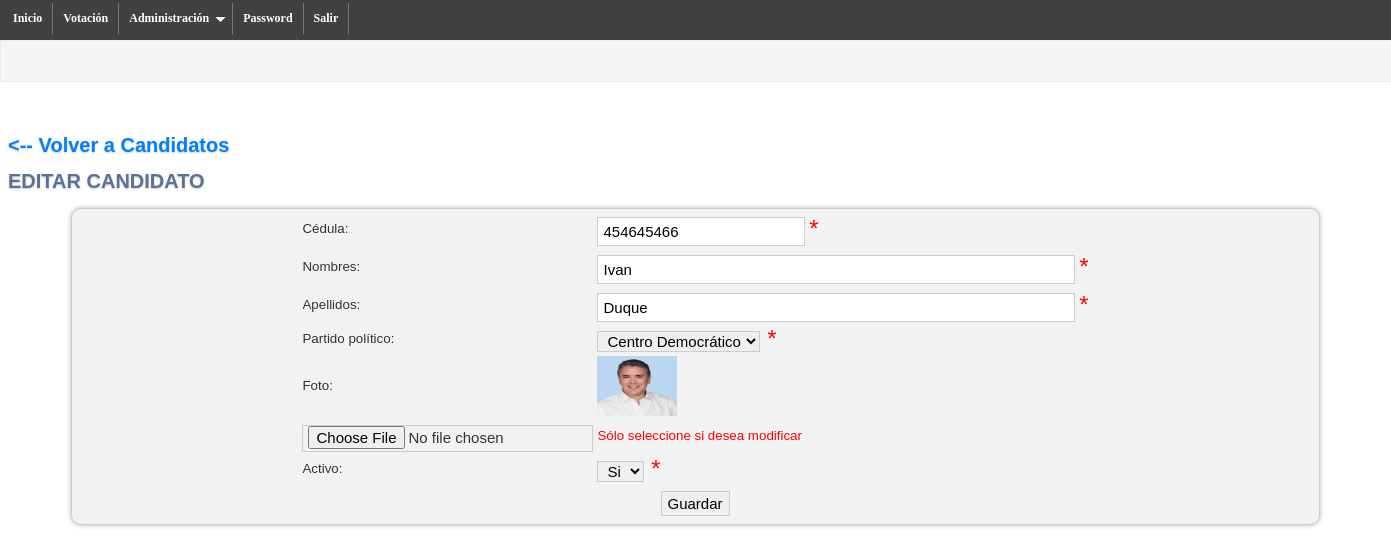
/candidatos2.php?idcandidato=1, run on the app's committed database.
### tables this page shows
CREATE TABLE IF NOT EXISTS `candidatos` (
  `id_candidato` int(10) NOT NULL AUTO_INCREMENT,
  `id_partido` int(2) NOT NULL,
  `cedula` int(10) NOT NULL,
  `nombres` varchar(50) NOT NULL,
  `apellidos` varchar(50) NOT NULL,
  `foto` varchar(100) NOT NULL,
  `activo` int(1) NOT NULL DEFAULT '1',
  `fecha_ingreso` date NOT NULL,
  `fecha_update` date DEFAULT NULL,
  PRIMARY KEY (`id_candidato`),
  UNIQUE KEY `cedula` (`cedula`),
  KEY `id_partido` (`id_partido`)
);

### adodb/adodb.inc.php (called while the page is built, shortened)
<?php
if (!defined('_ADODB_LAYER')) {
	GLOBAL
		$ADODB_vers,
		$ADODB_COUNTRECS,
		$ADODB_CACHE_DIR,
		$ADODB_CACHE,
		$ADODB_CACHE_CLASS,
		$ADODB_EXTENSION,
		$ADODB_COMPAT_FETCH,
		$ADODB_FETCH_MODE,
		$ADODB_GETONE_EOF,
		$ADODB_QUOTE_FIELDNAMES;
	function ADODB_str_replace($src, $dest, $data) {
		if (ADODB_PHPVER >= 0x4050) {
			return str_replace($src,$dest,$data);
		}
		return $data;
	}
	function ADODB_Setup() {
	GLOBAL
		$ADODB_vers,
		$ADODB_COUNTRECS,
		$ADODB_CACHE_DIR,
		$ADODB_FETCH_MODE,
		$ADODB_CACHE,
		$ADODB_CACHE_CLASS,
		$ADODB_FORCE_TYPE,
		$ADODB_GETONE_EOF,
		$ADODB_QUOTE_FIELDNAMES;
		$ADODB_FETCH_MODE = ADODB_FETCH_DEFAULT;
		if (!isset($ADODB_COUNTRECS)) {
			$ADODB_COUNTRECS = true;
		}
	}
	abstract class ADOConnection {
	var $debug = false;
	var $true = '1';
	var $false = '0';
	var $fetchMode=false;
	var $bulkBind = false;
	var $_queryID = false;
	var $_bindInputArray = false;
	function Execute($sql,$inputarr=false) {
		if ($inputarr !== false) {
			if (!is_array($inputarr)) {
				$inputarr = array($inputarr);
			}
			$element0 = reset($inputarr);
			$array_2d = $this->bulkBind && is_array($element0) && !is_object(reset($element0));
			unset($element0);
			if (!is_array($sql) && !$this->_bindInputArray) {
				$sqlarr = explode('?',$sql);
				$nparams = sizeof($sqlarr)-1;
				if (!$array_2d) {
					$inputarr = array($inputarr);
				} else {
					$countElements = array_map('count', $inputarr);
					if (1 != count(array_unique($countElements))) {
						$this->outp_throw(
							"[bulk execute] Input array has different number of params  [" . print_r($countElements, true) .  "].",
							'Execute'
						);
						return false;
					}
					unset($countElements);
				}
				$element0 = reset($inputarr);
				if ($nparams != count($element0)) {
					$this->outp_throw(
						"Input array has " . count($element0) .
						" params, does not match query: '" . htmlspecialchars($sql) . "'",
						'Execute'
					);
					return false;
				}
				unset($element0);
				foreach($inputarr as $arr) {
					$sql = ''; $i = 0;
					while(list(, $v) = each($arr)) {
						$sql .= $sqlarr[$i];
						$typ = gettype($v);
						if ($typ == 'string') {
							$sql .= $this->qstr($v);
						} else if ($typ == 'double') {
							$sql .= str_replace(',','.',$v);
						} else if ($typ == 'boolean') {
							$sql .= $v ? $this->true : $this->false;
						} else if ($typ == 'object') {
							if (method_exists($v, '__toString')) {
								$sql .= $this->qstr($v->__toString());
							} else {
								$sql .= $this->qstr((string) $v);
							}
						} else if ($v === null) {
							$sql .= 'NULL';
						} else {
							$sql .= $v;
						}
						$i += 1;
						if ($i == $nparams) {
							break;
						}
					}
					if (isset($sqlarr[$i])) {
						$sql .= $sqlarr[$i];
						if ($i+1 != sizeof($sqlarr)) {
							$this->outp_throw( "Input Array does not match ?: ".htmlspecialchars($sql),'Execute');
						}
					} else if ($i != sizeof($sqlarr)) {
						$this->outp_throw( "Input array does not match ?: ".htmlspecialchars($sql),'Execute');
					}
					$ret = $this->_Execute($sql);
					if (!$ret) {
						return $ret;
					}
				}
			} else {
				if ($array_2d) {
					if (is_string($sql)) {
						$stmt = $this->Prepare($sql);
					} else {
						$stmt = $sql;
					}
					foreach($inputarr as $arr) {
						$ret = $this->_Execute($stmt,$arr);
						if (!$ret) {
							return $ret;
						}
					}
				} else {
					$ret = $this->_Execute($sql,$inputarr);
				}
			}
		} else {
			$ret = $this->_Execute($sql,false);
		}
		return $ret;
	}
	function _Execute($sql,$inputarr=false) {
		if( is_string($sql) ) {
			$sql = ADODB_str_replace( '_ADODB_COUNT', '', $sql );
		}
		if ($this->debug) {
			global $ADODB_INCLUDED_LIB;
			if (empty($ADODB_INCLUDED_LIB)) {
				include(ADODB_DIR.'/adodb-lib.inc.php');
			}
			$this->_queryID = _adodb_debug_execute($this, $sql,$inputarr);
		} else {
			$this->_queryID = @$this->_query($sql,$inputarr);
		}
		$rs = new $rsclass($this->_queryID,$this->fetchMode);
		$rs->connection = $this;
		$rs->Init();
		if (is_array($sql)) {
			$rs->sql = $sql[0];
		} else {
			$rs->sql = $sql;
		}
		return $rs;
	}
}
	class ADORecordSet implements IteratorAggregate {
	var $fields = false;
	var $EOF = false;
	var $_numOfRows = -1;
	var $_numOfFields = -1;
	var $_currentRow = -1;
	var $_closed = false;
	function __construct($queryID) {
		$this->_queryID = $queryID;
	}
	function Init() {
		if ($this->_numOfRows != 0 && $this->_numOfFields && $this->_currentRow == -1) {
			$this->_currentRow = 0;
			if ($this->EOF = ($this->_fetch() === false)) {
				$this->_numOfRows = 0;
			}
		} else {
			$this->EOF = true;
		}
	}
	function GetArray($nRows = -1) {
		$results = array();
		$cnt = 0;
		while (!$this->EOF && $nRows != $cnt) {
			$results[] = $this->fields;
			$cnt++;
		}
		return $results;
	}
	function GetRows($nRows = -1) {
		$arr = $this->GetArray($nRows);
		return $arr;
	}
	protected function AssocCaseConvertFunction($case = ADODB_ASSOC_CASE) {
		switch($case) {
			case ADODB_ASSOC_CASE_NATIVE:
			default:
				return false;
		}
	}
	function Close() {
		if (!$this->_closed) {
			$this->_closed = true;
			return $this->_close();
		} else
			return true;
	}
	protected function _updatefields()
	{
		$fn_change_case = $this->AssocCaseConvertFunction();
		if(!$fn_change_case) {
			return;
		}
		$arr = array();
		$this->fields = $arr;
	}
}
	function ADOLoadCode($dbType) {
		$db = strtolower($dbType);
		switch ($db) {
			default:
				$class = $db; break;
		}
		$ADODB_LASTDB = $class;
		if (class_exists("ADODB_" . $class)) {
			return $class;
		}
		return false;
	}
	function NewADOConnection($db='') {
		$tmp = ADONewConnection($db);
		return $tmp;
	}
	function ADONewConnection($db='') {
		global $ADODB_NEWCONNECTION, $ADODB_LASTDB;
		$errorfn = (defined('ADODB_ERROR_HANDLER')) ? ADODB_ERROR_HANDLER : false;
		if(empty($obj)) {
			if (!isset($ADODB_LASTDB)) {
				$ADODB_LASTDB = '';
			}
			if ($db != $ADODB_LASTDB) {
				$db = ADOLoadCode($db);
			}
			$cls = 'ADODB_'.$db;
			$obj = new $cls();
		}
		return $obj;
	}
}

### include.inc.php (called while the page is built, shortened)
<?php
 include_once 'adodb/adodb.inc.php';
$db = newAdoConnection("mysqli");
?>

### adodb/drivers/adodb-mysqli.inc.php (called while the page is built, shortened)
<?php
if (! defined("_ADODB_MYSQLI_LAYER")) {
 global $ADODB_EXTENSION; $ADODB_EXTENSION = false;
class ADODB_mysqli extends ADOConnection {
	var $clientFlags = 0;
	var $port = 3306;
	var $socket = '';
	var $optionFlags = array(array(MYSQLI_READ_DEFAULT_GROUP,0));
	var $multiQuery = false;
	function _connect($argHostname = NULL,
				$argUsername = NULL,
				$argPassword = NULL,
				$argDatabasename = NULL, $persist=false)
	{
		$this->_connectionID = @mysqli_init();
		foreach($this->optionFlags as $arr) {
			mysqli_options($this->_connectionID,$arr[0],$arr[1]);
		}
		$ok = @mysqli_real_connect($this->_connectionID,
					$argHostname,
					$argUsername,
					$argPassword,
					$argDatabasename,
					(int)$this->port != 0 ? (int)$this->port : 3306,
					$this->socket,
					$this->clientFlags);
		if ($ok) {
			if ($argDatabasename)  return $this->SelectDB($argDatabasename);
			return true;
		} else {
			if ($this->debug) {
				ADOConnection::outp("Could not connect : "  . $this->ErrorMsg());
			}
			$this->_connectionID = null;
			return false;
		}
	}
	function SelectDB($dbName)
	{
		if ($this->_connectionID) {
			$result = @mysqli_select_db($this->_connectionID, $dbName);
			return $result;
		}
		return false;
	}
	function _query($sql, $inputarr)
	{
	global $ADODB_COUNTRECS;
		if ($this->multiQuery) {
			$rs = mysqli_multi_query($this->_connectionID, $sql.';');
			if ($rs) {
				$rs = ($ADODB_COUNTRECS) ? @mysqli_store_result( $this->_connectionID ) : @mysqli_use_result( $this->_connectionID );
				return $rs ? $rs : true;
			}
		} else {
			$rs = mysqli_query($this->_connectionID, $sql, $ADODB_COUNTRECS ? MYSQLI_STORE_RESULT : MYSQLI_USE_RESULT);
			if ($rs) return $rs;
		}
		return false;
	}
}
class ADORecordSet_mysqli extends ADORecordSet{
	function __construct($queryID, $mode = false)
	{
		if ($mode === false) {
			global $ADODB_FETCH_MODE;
			$mode = $ADODB_FETCH_MODE;
		}
		switch ($mode) {
			case ADODB_FETCH_DEFAULT:
			case ADODB_FETCH_BOTH:
			default:
				$this->fetchMode = MYSQLI_BOTH;
				break;
		}
	}
	function _initrs()
	{
	global $ADODB_COUNTRECS;
		$this->_numOfRows = $ADODB_COUNTRECS ? @mysqli_num_rows($this->_queryID) : -1;
		$this->_numOfFields = @mysqli_num_fields($this->_queryID);
	}
	function MoveNext()
	{
		$this->fields = @mysqli_fetch_array($this->_queryID,$this->fetchMode);
		if (is_array($this->fields)) {
			return true;
		}
		$this->EOF = true;
		return false;
	}
	function _fetch()
	{
		$this->fields = mysqli_fetch_array($this->_queryID,$this->fetchMode);
		return is_array($this->fields);
	}
	function _close()
	{
		$this->_queryID = false;
	}
}
}

### candidatos2.php (the view, shortened to what this page needs)
<?php
include("include.inc.php");
$idcandidato=$_REQUEST['idcandidato'];
function menu()
{
	include("menu.php");
}
function contenido()
{
	global $db,$ID,$idcandidato,$error;
	$sql1="SELECT id_candidato,id_partido,cedula,nombres,apellidos,foto,activo FROM candidatos WHERE id_candidato='$idcandidato' ";
  	$rs1=$db->execute($sql1)->getRows();
	if($rs1)
	{
		foreach ($rs1 as $linea)
		{
			$cedula=$linea['cedula'];
			$id_partido=$linea['id_partido'];
			$nombres=$linea['nombres'];
			$apellidos=$linea['apellidos'];
			$foto=$linea['foto'];
			$activo=$linea['activo'];
		}
	}
	else
		echo "<p align=center>No se encontraron resultados </p>";
	echo "<h1><a href=candidatos.php><--  Volver a Candidatos </a></h1>";
	echo "<h1>EDITAR CANDIDATO</h1>";
	echo "<form name=form1 id=valform method=post action=candidatos2.php enctype=\"multipart/form-data\">";
	echo "<table class=formtable align=center>";
		echo "<tr>";
		echo "<td>Cédula:</td>
		<td>
		<input type=number name=cedula required size=50 maxlength=12 value='$cedula'>
		<font color=red size=5> * </font></td>
		</tr>";
		echo "<tr>";
		echo "<td>Nombres:</td>
		<td>
		<input type=text name=nombres required size=50 value='$nombres'>
		<font color=red size=5> * </font></td>
		</tr>";
		echo "<tr>";
		echo "<td>Apellidos:</td>
		<td>
		<input type=text name=apellidos required size=50 value='$apellidos'>
		<font color=red size=5> * </font></td>
		</tr>";
		echo "<tr>";
		echo "<td>Partido político:</td>
		<td> ";
		$sql3="SELECT id_partido,nombre FROM  partidos ORDER BY nombre";
		$rs3=$db->execute($sql3)->getRows();
		echo "<select name=partido id=partido required>";
		foreach ($rs3 as $linea)
		{
			$val=$linea['id_partido'];
			$val2=$linea['nombre'];
			$ck="";
			if($id_partido==$val)
				$ck="SELECTED";
			echo "<option value=\"$val\" $ck>$val2</option>";
		}
		echo "</select><font color=red size=5> * </font></td></tr>	";
		echo "<tr>";
		echo "<td>Foto:</td><td><img src='$foto' width=80px height=60px/></td></tr>";
			echo "<tr><td>
			<input type=\"file\" id=\"file\" name=\"file\" /></td>
			<td><font color=red> Sólo seleccione si desea modificar </font></td></tr> ";
		echo "<tr>";
		echo "<td>Activo:</td>
		<td> ";
		echo "<select name=activo id=activo required>";
		$ck1=$ck2="";
		if($activo==1)
			$ck1="SELECTED";
		else
			$ck2="SELECTED";
			echo "<option value=\"1\" $ck1>Si</option>";
		echo "</select><font color=red size=5> * </font></td></tr>	";
		echo "<tr>
		<td colspan=2><label>
		<div align=center>
		<input type=submit name=boton1 value=Guardar>
		</div>
		</label>
		</td>
		</tr>
	</table>
	</form><br>";
}
include($plantilla);
?>

### main.css (style rules this page uses)
body { font-family:Arial; font-size:10pt; line-height:1.5em; color:#333333; }
form { background-color:#F2F2F2; -webkit-border-top-left-radius:10px; border-top-left-radius:10px; -o-border-top-left-radius:10px; -ms-border-top-left-radius:10px; -moz-border-radius-topleft:10px; -webkit-border-top-right-radius:10px; border-top-right-radius:10px; -o-border-top-right-radius:10px; -ms-border-top-right-radius:10px; -moz-border-radius-topright:10px; -webkit-border-bottom-right-radius:10px; border-bottom-right-radius:10px; -o-border-bottom-right-radius:10px; -ms-border-bottom-right-radius:10px; -moz-border-radius-bottomright:10px; -webkit-border-bottom-left-radius:10px; border-bottom-left-radius:10px; -o-border-bottom-left-radius:10px; -ms-border-bottom-left-radius:10px; -moz-border-radius-bottomleft:10px; -webkit-box-shadow:rgb(179, 179, 179) 0px 0px 5px; box-shadow:rgb(179, 179, 179) 0px 0px 5px; -o-box-shadow:rgb(179, 179, 179) 0px 0px 5px; -ms-box-shadow:rgb(179, 179, 179) 0px 0px 5px; -moz-box-shadow:rgb(179, 179, 179) 0px 0px 5px; position:relative; float:none; margin-left:auto; margin-right:auto; display:block; width:90%; border:1px solid #CCCCCC; padding:0px 5px 5px 5px; }
input { font-size:15px; margin-top:5px; padding-left:5px; height:25px; border:1px solid #CCCCCC; }
select { font-size:15px; margin-top:5px; padding-left:5px; border:1px solid #CCCCCC; }
a { text-decoration:none; color:#0080FF; }
h1 { color:#5A719A; text-shadow:rgb(204, 204, 204) 0px 1px 2px; font-size:15pt; }

### data on the page
candidatos: cedula "454645466", nombres "Ivan", apellidos "Duque", foto (picture)

### other printed values
form field partido "Centro Democrático"
